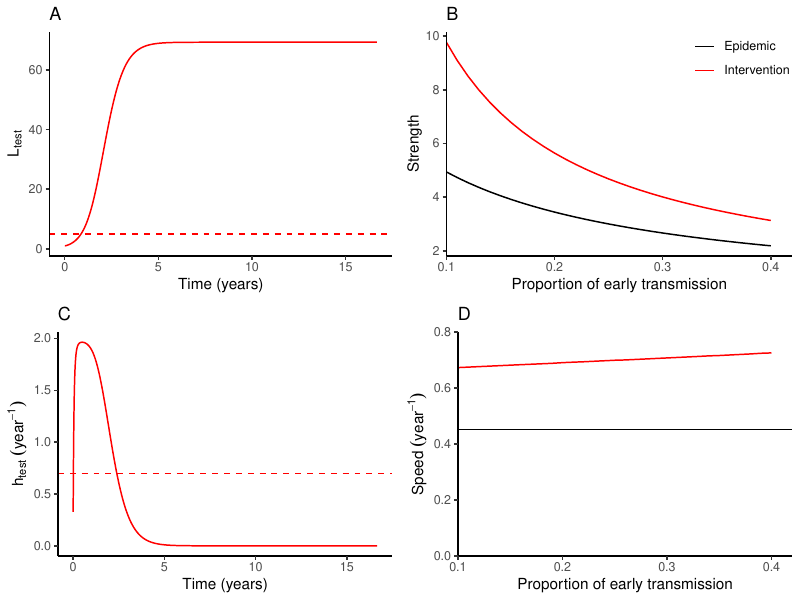

The R source for this figure:
library(tidyr)
library(dplyr)
library(ggplot2); theme_set(theme_bw())
library(gridExtra)
source("../R/data.R")
source("../R/HIVfuns.R")
source("../R/kernel.R")

maxRate <- 1/6
h_base <- HIVgen(earlyProp = 0.23, step=0.1)

lfit <- lm(log(prevalence)~year, data=hiv_ts[1:8,])

b_base <- b0fun(h_base, coef(lfit)[2]/12)

tt <- testingFun(maxRate)

g1 <- ggplot(tt) +
	geom_line(aes(time/12, strength), col=2) +
	geom_hline(yintercept=theFun(h_base, tt), lty=2, col=2) +
	scale_x_continuous("Time (years)") +
	scale_y_continuous(expression(L[test])) +
	ggtitle("A") +
	theme(
		panel.grid = element_blank(),
		panel.border = element_blank(),
		axis.line = element_line()
	)

early <- seq(from=0.1, to=0.4, by=0.01)

R0 <- sapply(early, function(x) {
	hh <- HIVgen(earlyProp = x, step=0.1)
	r2R(hh, coef(lfit)[2]/12)
})

earlydata <- data.frame(
	early=early,
	R0=R0
)

interstrength <- sapply(early, function(x) {
	hh <- HIVgen(earlyProp = x, step=0.1)
	theFun(hh, tt)
})

strengthdata <- data.frame(
	early=early,
	strength=interstrength
)

g2 <- ggplot(earlydata) +
	geom_line(aes(early, R0, col="Epidemic")) +
	geom_line(data=strengthdata, aes(early, strength, col="Intervention")) +
	scale_color_manual(values=c("black", "red")) +
	scale_x_continuous("Proportion of early transmission", limits=c(0.1, 0.42), expand=c(0, 0)) +
	scale_y_continuous("Strength") +
	ggtitle("B") +
	theme(
		legend.position=c(0.85, 0.9),
		legend.title = element_blank(),
		panel.grid = element_blank(),
		panel.border = element_blank(),
		axis.line = element_line()
	)

g3 <- ggplot(tt) +
	geom_line(aes(time/12, hazRate), col=2) +
	geom_hline(aes(yintercept=phiFun(b_base, tt)), lty=2, col=2) +
	scale_x_continuous("Time (years)") +
	scale_y_continuous(expression(h[test])) +
	ggtitle("C") +
	theme(
		panel.grid = element_blank(),
		panel.border = element_blank(),
		axis.line = element_line()
	)

interspeed <- sapply(early, function(x) {
	hh <- HIVgen(earlyProp = x, step=0.1)
	bb <- b0fun(hh, coef(lfit)[2]/12)
	
	phiFun(bb, tt)
})

speeddata <- data.frame(
	early=early,
	speed=interspeed*12
)

g4 <- ggplot(speeddata) +
	geom_line(aes(early, speed, col="Intervention")) +
	geom_hline(aes(yintercept=coef(lfit)[[2]], col="Epidemic" )) +
	scale_x_continuous("Proportion of early transmission", limits=c(0.1, 0.42), expand=c(0, 0)) +
	scale_y_continuous(expression(Speed~(year^{-1})) , limits=c(0.3, 0.8)) +
	scale_color_manual(values=c("black", "red")) +
	ggtitle("D") +
	theme(
		legend.position = "none",
		panel.grid = element_blank(),
		panel.border = element_blank(),
		axis.line = element_line()
	)

gtot <- arrangeGrob(g1, g2, g3, g4, nrow=2)

ggsave("test_and_treat.pdf", gtot, width=8, height=6)
